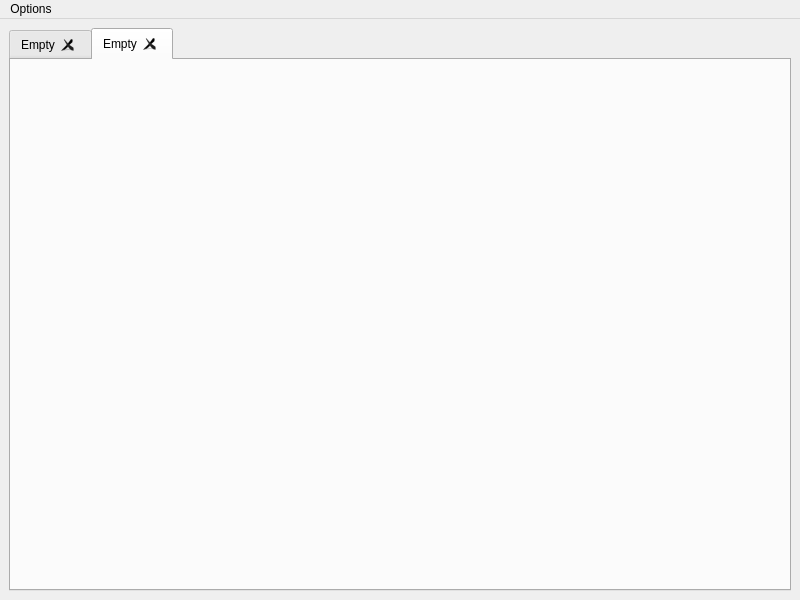
<?xml version="1.0" encoding="UTF-8"?>
<ui version="4.0">
 <class>MainWindow</class>
 <widget class="QMainWindow" name="MainWindow">
  <property name="geometry">
   <rect>
    <x>0</x>
    <y>0</y>
    <width>800</width>
    <height>600</height>
   </rect>
  </property>
  <property name="windowTitle">
   <string>Pixeon Challenge: Lucas Vilas-Boas</string>
  </property>
  <property name="windowIcon">
   <iconset resource="PixeonResources.qrc">
    <normaloff>:/Pixeon/Assets/PixeonLogo.jpeg</normaloff>:/Pixeon/Assets/PixeonLogo.jpeg</iconset>
  </property>
  <widget class="QWidget" name="centralwidget">
   <layout class="QVBoxLayout" name="verticalLayout">
    <item>
     <widget class="QTabWidget" name="tabWidget">
      <property name="currentIndex">
       <number>1</number>
      </property>
      <property name="tabsClosable">
       <bool>true</bool>
      </property>
      <property name="movable">
       <bool>true</bool>
      </property>
      <property name="tabBarAutoHide">
       <bool>true</bool>
      </property>
      <widget class="QWidget" name="tab">
       <attribute name="title">
        <string>Empty</string>
       </attribute>
      </widget>
      <widget class="QWidget" name="tab_2">
       <attribute name="title">
        <string>Empty</string>
       </attribute>
      </widget>
     </widget>
    </item>
   </layout>
  </widget>
  <widget class="QMenuBar" name="menuBar">
   <property name="geometry">
    <rect>
     <x>0</x>
     <y>0</y>
     <width>800</width>
     <height>21</height>
    </rect>
   </property>
   <widget class="QMenu" name="menuOptions">
    <property name="title">
     <string>Options</string>
    </property>
    <addaction name="AddImage"/>
   </widget>
   <addaction name="menuOptions"/>
  </widget>
  <action name="AddImage">
   <property name="text">
    <string>New Tab</string>
   </property>
  </action>
 </widget>
 <resources>
  <include location="PixeonResources.qrc"/>
 </resources>
 <connections/>
</ui>
